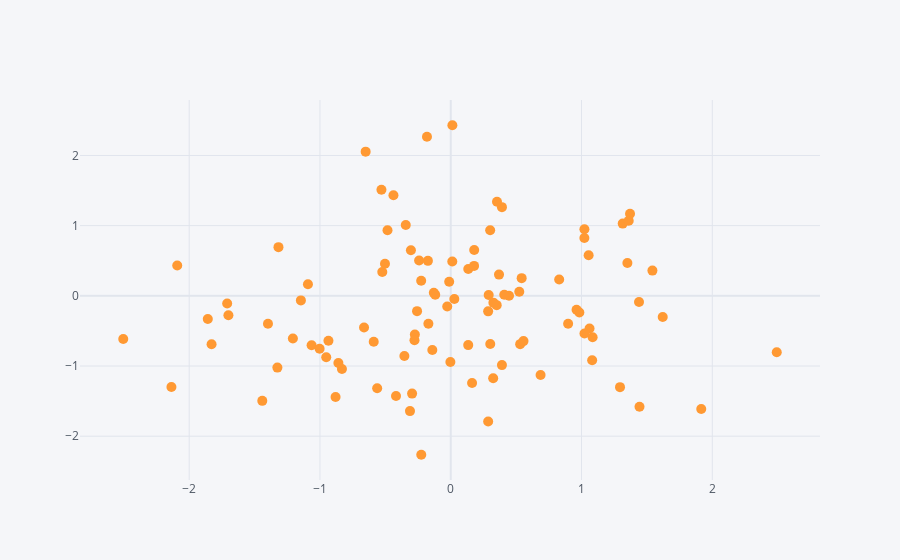

Notebook source saved alongside this figure:
### Code cell
df.iplot(kind = 'scatter', x = 'A', y = 'B', mode = 'markers', size = 10)
